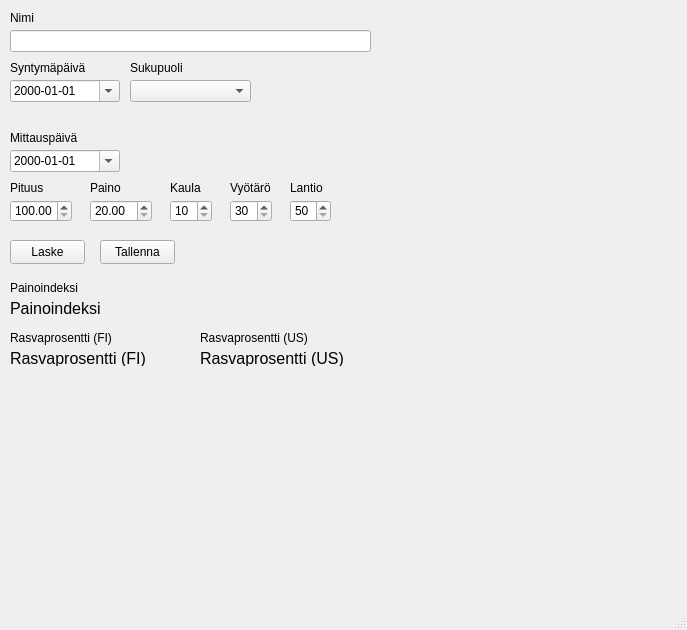
<?xml version="1.0" encoding="UTF-8"?>
<ui version="4.0">
 <class>MainWindow</class>
 <widget class="QMainWindow" name="MainWindow">
  <property name="geometry">
   <rect>
    <x>0</x>
    <y>0</y>
    <width>687</width>
    <height>630</height>
   </rect>
  </property>
  <property name="windowTitle">
   <string>MainWindow</string>
  </property>
  <widget class="QWidget" name="centralwidget">
   <widget class="QLabel" name="nameLabel">
    <property name="geometry">
     <rect>
      <x>10</x>
      <y>10</y>
      <width>49</width>
      <height>16</height>
     </rect>
    </property>
    <property name="text">
     <string>Nimi</string>
    </property>
   </widget>
   <widget class="QLineEdit" name="nameLineEdit">
    <property name="geometry">
     <rect>
      <x>10</x>
      <y>30</y>
      <width>361</width>
      <height>22</height>
     </rect>
    </property>
    <property name="toolTip">
     <string>Syötä tähän oma nimesi</string>
    </property>
   </widget>
   <widget class="QDateEdit" name="weighingDateEdit">
    <property name="geometry">
     <rect>
      <x>10</x>
      <y>150</y>
      <width>110</width>
      <height>22</height>
     </rect>
    </property>
    <property name="displayFormat">
     <string>yyyy-MM-dd</string>
    </property>
    <property name="calendarPopup">
     <bool>true</bool>
    </property>
   </widget>
   <widget class="QLabel" name="label">
    <property name="geometry">
     <rect>
      <x>10</x>
      <y>130</y>
      <width>91</width>
      <height>16</height>
     </rect>
    </property>
    <property name="text">
     <string>Mittauspäivä</string>
    </property>
   </widget>
   <widget class="QLabel" name="label_2">
    <property name="geometry">
     <rect>
      <x>10</x>
      <y>180</y>
      <width>49</width>
      <height>16</height>
     </rect>
    </property>
    <property name="text">
     <string>Pituus</string>
    </property>
   </widget>
   <widget class="QDoubleSpinBox" name="heightDoubleSpinBox">
    <property name="geometry">
     <rect>
      <x>10</x>
      <y>200</y>
      <width>62</width>
      <height>22</height>
     </rect>
    </property>
    <property name="minimum">
     <double>100.000000000000000</double>
    </property>
    <property name="maximum">
     <double>400.000000000000000</double>
    </property>
   </widget>
   <widget class="QLabel" name="label_3">
    <property name="geometry">
     <rect>
      <x>90</x>
      <y>180</y>
      <width>49</width>
      <height>16</height>
     </rect>
    </property>
    <property name="text">
     <string>Paino</string>
    </property>
   </widget>
   <widget class="QDoubleSpinBox" name="weightDoubleSpinBox">
    <property name="geometry">
     <rect>
      <x>90</x>
      <y>200</y>
      <width>62</width>
      <height>22</height>
     </rect>
    </property>
    <property name="minimum">
     <double>20.000000000000000</double>
    </property>
    <property name="maximum">
     <double>3000.000000000000000</double>
    </property>
   </widget>
   <widget class="QSpinBox" name="neckSpinBox">
    <property name="geometry">
     <rect>
      <x>170</x>
      <y>200</y>
      <width>42</width>
      <height>22</height>
     </rect>
    </property>
    <property name="minimum">
     <number>10</number>
    </property>
   </widget>
   <widget class="QSpinBox" name="waistSpinBox">
    <property name="geometry">
     <rect>
      <x>230</x>
      <y>200</y>
      <width>42</width>
      <height>22</height>
     </rect>
    </property>
    <property name="minimum">
     <number>30</number>
    </property>
    <property name="maximum">
     <number>200</number>
    </property>
   </widget>
   <widget class="QLabel" name="label_4">
    <property name="geometry">
     <rect>
      <x>170</x>
      <y>180</y>
      <width>49</width>
      <height>16</height>
     </rect>
    </property>
    <property name="text">
     <string>Kaula</string>
    </property>
   </widget>
   <widget class="QLabel" name="label_5">
    <property name="geometry">
     <rect>
      <x>230</x>
      <y>180</y>
      <width>61</width>
      <height>16</height>
     </rect>
    </property>
    <property name="text">
     <string>Vyötärö</string>
    </property>
   </widget>
   <widget class="QSpinBox" name="hipSpinBox">
    <property name="geometry">
     <rect>
      <x>290</x>
      <y>200</y>
      <width>41</width>
      <height>22</height>
     </rect>
    </property>
    <property name="minimum">
     <number>50</number>
    </property>
    <property name="maximum">
     <number>200</number>
    </property>
   </widget>
   <widget class="QLabel" name="label_6">
    <property name="geometry">
     <rect>
      <x>290</x>
      <y>180</y>
      <width>49</width>
      <height>16</height>
     </rect>
    </property>
    <property name="text">
     <string>Lantio</string>
    </property>
   </widget>
   <widget class="QPushButton" name="calculatePushButton">
    <property name="geometry">
     <rect>
      <x>10</x>
      <y>240</y>
      <width>75</width>
      <height>24</height>
     </rect>
    </property>
    <property name="text">
     <string>Laske</string>
    </property>
   </widget>
   <widget class="QPushButton" name="savePushButton">
    <property name="geometry">
     <rect>
      <x>100</x>
      <y>240</y>
      <width>75</width>
      <height>24</height>
     </rect>
    </property>
    <property name="text">
     <string>Tallenna</string>
    </property>
   </widget>
   <widget class="QDateEdit" name="birthdayDateEdit">
    <property name="geometry">
     <rect>
      <x>10</x>
      <y>80</y>
      <width>110</width>
      <height>22</height>
     </rect>
    </property>
    <property name="displayFormat">
     <string>yyyy-MM-dd</string>
    </property>
    <property name="calendarPopup">
     <bool>true</bool>
    </property>
   </widget>
   <widget class="QLabel" name="label_8">
    <property name="geometry">
     <rect>
      <x>10</x>
      <y>60</y>
      <width>111</width>
      <height>16</height>
     </rect>
    </property>
    <property name="text">
     <string>Syntymäpäivä</string>
    </property>
   </widget>
   <widget class="QComboBox" name="genderComboBox">
    <property name="geometry">
     <rect>
      <x>130</x>
      <y>80</y>
      <width>121</width>
      <height>22</height>
     </rect>
    </property>
    <property name="placeholderText">
     <string>Valitse sukupuoli</string>
    </property>
    <item>
     <property name="text">
      <string>Mies</string>
     </property>
    </item>
    <item>
     <property name="text">
      <string>Nainen</string>
     </property>
    </item>
   </widget>
   <widget class="QLabel" name="label_9">
    <property name="geometry">
     <rect>
      <x>130</x>
      <y>60</y>
      <width>111</width>
      <height>16</height>
     </rect>
    </property>
    <property name="text">
     <string>Sukupuoli</string>
    </property>
   </widget>
   <widget class="QLabel" name="bmiLabel">
    <property name="geometry">
     <rect>
      <x>10</x>
      <y>300</y>
      <width>191</width>
      <height>16</height>
     </rect>
    </property>
    <property name="font">
     <font>
      <pointsize>12</pointsize>
     </font>
    </property>
    <property name="text">
     <string>Painoindeksi</string>
    </property>
   </widget>
   <widget class="QLabel" name="fatFILabel">
    <property name="geometry">
     <rect>
      <x>10</x>
      <y>350</y>
      <width>171</width>
      <height>16</height>
     </rect>
    </property>
    <property name="font">
     <font>
      <pointsize>12</pointsize>
     </font>
    </property>
    <property name="text">
     <string>Rasvaprosentti (FI)</string>
    </property>
   </widget>
   <widget class="QLabel" name="fatUSLabel">
    <property name="geometry">
     <rect>
      <x>200</x>
      <y>350</y>
      <width>181</width>
      <height>16</height>
     </rect>
    </property>
    <property name="font">
     <font>
      <pointsize>12</pointsize>
     </font>
    </property>
    <property name="text">
     <string>Rasvaprosentti (US)</string>
    </property>
   </widget>
   <widget class="QLabel" name="label_13">
    <property name="geometry">
     <rect>
      <x>10</x>
      <y>280</y>
      <width>171</width>
      <height>16</height>
     </rect>
    </property>
    <property name="text">
     <string>Painoindeksi</string>
    </property>
   </widget>
   <widget class="QLabel" name="label_14">
    <property name="geometry">
     <rect>
      <x>10</x>
      <y>330</y>
      <width>171</width>
      <height>16</height>
     </rect>
    </property>
    <property name="text">
     <string>Rasvaprosentti (FI)</string>
    </property>
   </widget>
   <widget class="QLabel" name="label_15">
    <property name="geometry">
     <rect>
      <x>200</x>
      <y>330</y>
      <width>171</width>
      <height>16</height>
     </rect>
    </property>
    <property name="text">
     <string>Rasvaprosentti (US)</string>
    </property>
   </widget>
  </widget>
  <widget class="QMenuBar" name="menubar">
   <property name="geometry">
    <rect>
     <x>0</x>
     <y>0</y>
     <width>687</width>
     <height>22</height>
    </rect>
   </property>
  </widget>
  <widget class="QStatusBar" name="statusbar"/>
 </widget>
 <resources/>
 <connections/>
</ui>
